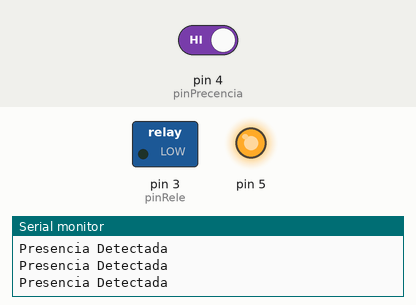
Simulated run of this sketch. Board: Arduino Uno, built with avr-gcc and run on an emulated ATmega328P. Shown: switched loads named in the sketch (green lamp = pin HIGH), output pins drawn as LEDs (lit = HIGH), the last lines printed to the serial monitor. Inputs (shaded band) come from the test bench; at power-on: pin 4 (pinPrecencia) HIGH.

Above: at 1.2 s.
1.3 s: pin 4 (pinPrecencia) driven LOW
At 2.5 s:
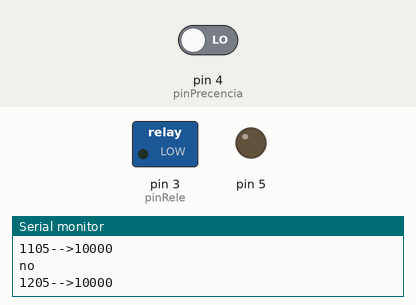
2.8 s: pin 4 (pinPrecencia) driven HIGH
At 4.0 s:
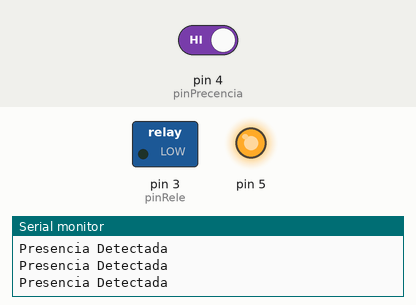
Timing chart, 0 to 5.8 s (numbered marks = the images above; inputs shaded):
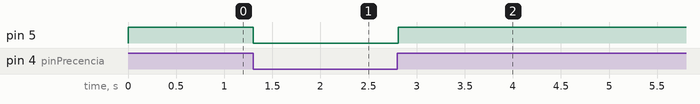

Measured:
- after the input at 1.3 s, pin 5: HIGH → LOW at once
- after the input at 2.8 s, pin 5: LOW → HIGH at once

The sketch:

pir.ino
```cpp
unsigned long now;//tiempo de espera
unsigned long espera;


///pines
#define pinPrecencia 4
#define pinLuz 2
#define pinRele 3
#define led 13


void setup() {
  pinMode(4,INPUT);
  pinMode(2,INPUT);
  pinMode(3,OUTPUT);
  pinMode(5,OUTPUT);
  Serial.begin(9600);
  // put your setup code here, to run once:
  now = millis();
  espera = 10000;//10 minutos
}

void loop() {

if(presencia())
{
  Serial.println("Presencia Detectada");
  digitalWrite(5,HIGH);
  now = millis();
}
else
{
  digitalWrite(5,LOW);
  Serial.println("no");
  if(timer())
  {
    Serial.println("Tiempo Cumplido");
    if(luzPrendida())
    {
      // now = millis();
      toggleRele();
    }
    else
    {
      now = millis();
    }
  }


}

delay(100);

}

bool timer()
{
  unsigned long diff = (millis() - now);

  Serial.print(diff);
  Serial.print("-->");
  Serial.println(espera);
  if((millis() - now) >= espera)
  {
      return true;
    }
    else{
      return false;
      }

}

bool presencia(){

  return digitalRead(pinPrecencia);
  }

bool luzPrendida()
{
  if(!digitalRead(pinLuz))
  {
    Serial.println("Luz Prendida");
  }
  else
  {
    Serial.println("Apagada");
  }
  return !digitalRead(pinLuz);
}

bool luzApagada()
{
  return digitalRead(pinLuz);
}

void prenderLuz()
{
  toggleRele();
}
void apagarLuz()
{
  toggleRele();
}

void toggleRele()
{
  digitalWrite(pinRele,!digitalRead(pinRele));
}
```
